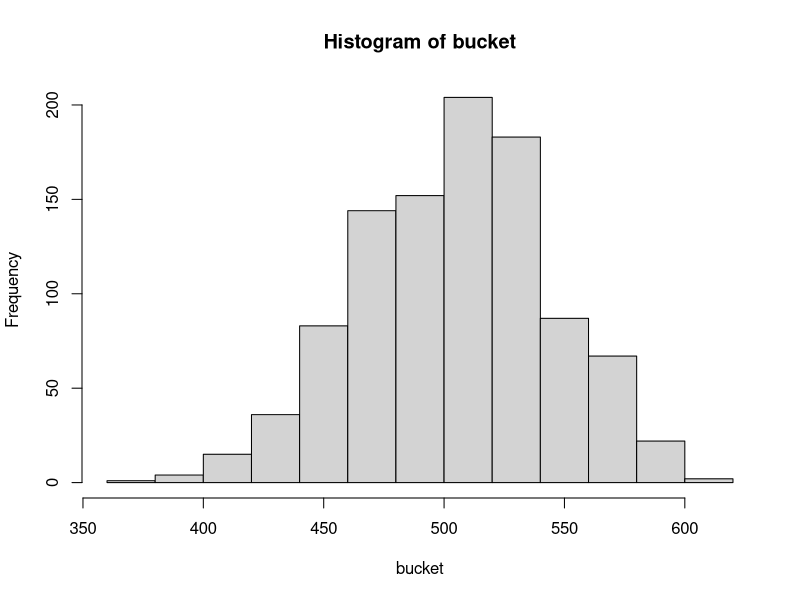

Reproduce this figure in R.
## ---- chunk 1
pbdays=c(1:365)
brownlow=0
for(i in 1:1137){
class=sample(pbdays,size=35,replace=TRUE)
robj=duplicated(class)
if (sum(robj)>0) brownlow=brownlow+1 else brownlow=brownlow-2
}
## ---- chunk 2
sum(brownlow)
## ---- chunk 3
bucket=numeric()
for(j in 1:1000){
pbdays=c(1:365)
brownlow=0
for(i in 1:1137){
class=sample(pbdays,size=35,replace=TRUE)
robj=duplicated(class)
if (sum(robj)>0) brownlow=brownlow+1 else brownlow=brownlow-2
}
bucket[j]=brownlow
}
## ---- chunk 4
hist(bucket)
quantile(x=bucket, probs=c(.025, .975))
